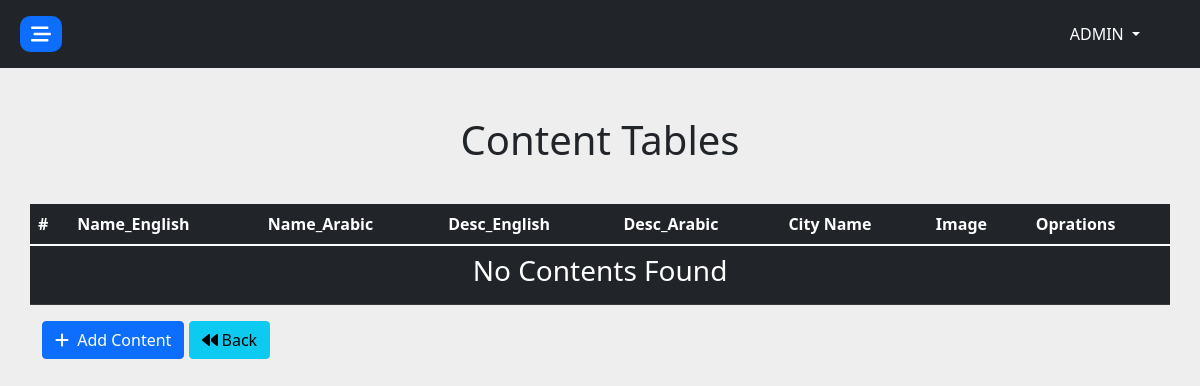
Page /admin/Home.php?page=content (signed in) on the earlier database version.
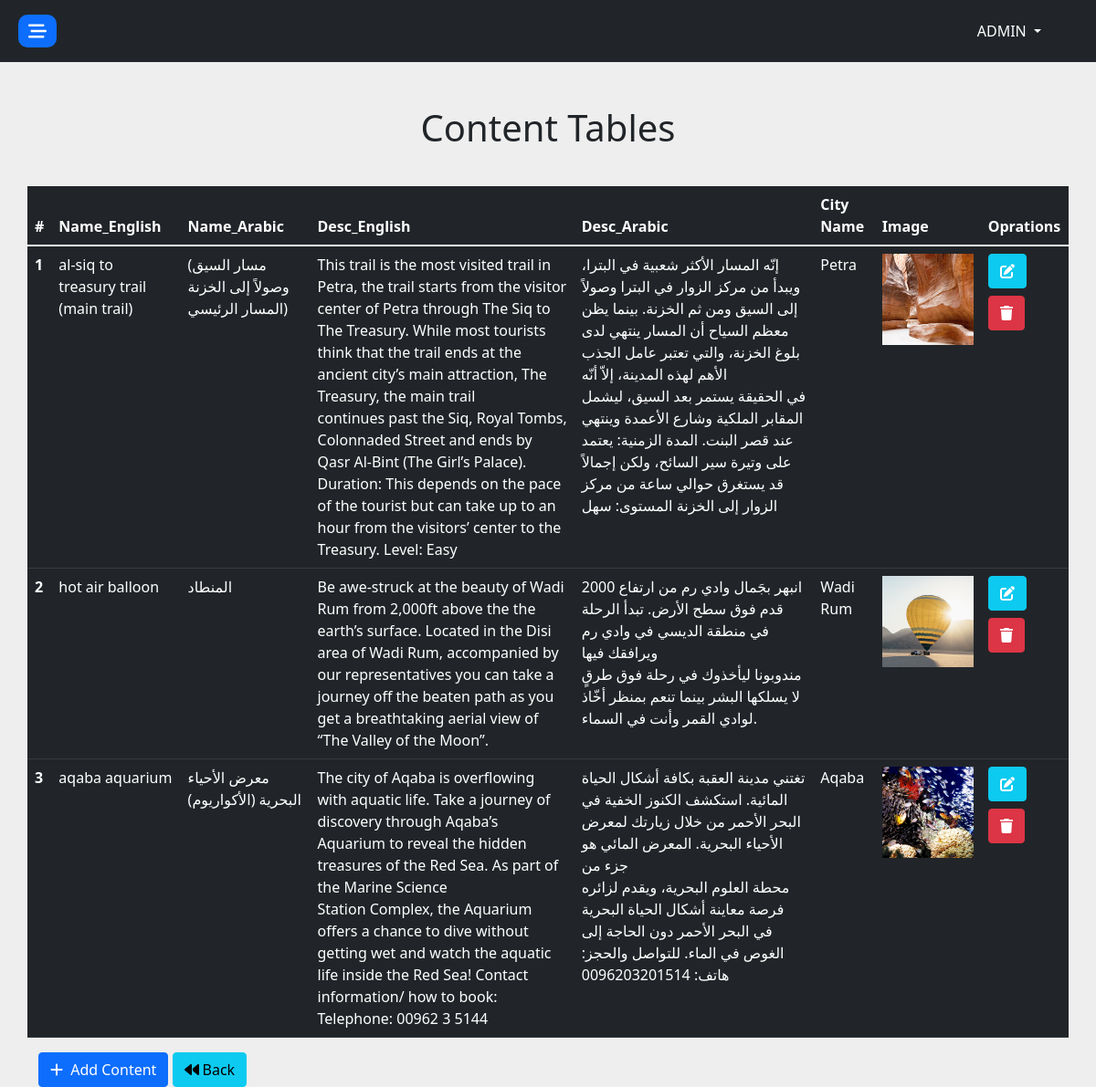
Same page on the later database version.
### tables this page shows
CREATE TABLE `content` (
  `id` int(11) NOT NULL,
  `name_en` varchar(255) NOT NULL,
  `name_ar` varchar(255) NOT NULL,
  `desc_en` text NOT NULL,
  `desc_ar` text NOT NULL,
  `image` varchar(255) NOT NULL,
  `city_id` int(10) UNSIGNED NOT NULL
);

CREATE TABLE `cities` (
  `id` int(11) NOT NULL,
  `name_en` varchar(255) NOT NULL,
  `name_ar` varchar(255) NOT NULL,
  `desc_en` text NOT NULL,
  `desc_ar` text NOT NULL,
  `image` varchar(255) NOT NULL,
  `cat_id` int(11) NOT NULL
);

### admin/Helpers/functions.php (called while the page is built, shortened)
<?php
function getCssJS($file,$ex){
    if($file == ""){
        header("location: Error.php");
    }else{
        return "Layout\\". $ex ."\\" .strtoLower($file).".$ex";
    }
}
?>

### admin/Template/includes/footer_includes.php (called while the page is built)
<?php
include_once ROOT_FILE . "/Template/structure/footer.php";
?>

### admin/pages/content/index.php (the view, shortened to what this page needs)
<?php
     $con = DataBaseQuery::conDataBase();
     $sql = "SELECT content.*, cities.name_en AS 'city_name' FROM `content` INNER JOIN `cities` ON content.city_id = cities.id";
     $stmt = $con->prepare($sql);
     $stmt->execute();
     $contents = $stmt->fetchAll();
?>
    <div class="row">
        <div class="col d-flex justify-content-center align-items-center">
            <h1>Content Tables</h1>
        </div>
    </div>
<div class="row py-3"></div>
    <div class="row overflow-auto">
        <table class="table table-borderd table-dark">
            <thead>
                <tr>
                    <th scope="col">#</th>
                    <th scope="col">Name_English</th>
                    <th scope="col">Name_Arabic</th>
                    <th scope="col">Desc_English</th>
                    <th scope="col">Desc_Arabic</th>
                    <th scope="col">City Name</th>
                    <th scope="col">Image</th>
                    <th scope="col">Oprations</th>
                </tr>
            </thead>
            <tbody>
                <?php if(!empty($contents)){ $i = 1; foreach($contents as $content){
                    echo "<tr>
                            <th scope='row'>".$i++."</th>
                            <td>".$content['name_en']."</td>
                            <td>".$content['name_ar']."</td>
                            <td>".wordwrap($content['desc_en'],strlen($content['desc_en'])/2,'<br>',true)."</td>
                            <td>".wordwrap($content['desc_ar'],strlen($content['desc_ar'])/2,'<br>',true)."</td>
                            <td>".$content['city_name']."</td>
                            <td><img style='width: 100px;height: 100px; object-fit:cover' src='Layout/images/upload/".$content['image']."'/></td>
                            <td class=''>
                                <a href='?page=content&edit=".$content['id']."' class='btn btn-info'><i class='fa-solid fa-edit text-white'></i></a>
                                <a href='?page=content&delete=".$content['id']."' class='btn btn-danger mt-2'><i class='fa-solid fa-trash text-white'></i></a>
                            </td>
                        </tr>";
                }}else{ echo "<tr> <td colspan='8' class='text-center'> <h3>No Contents Found</h3></td> </tr>";} ?>
            </tbody>
        </table>
    </div>
    <div class="btn-add">
        <a href="?page=content&add" class="btn btn-primary"><i class="fa fa-plus me-1" aria-hidden="true"></i> Add Content</a>
        <a href="/admin" class="btn btn-info"><i class="fa fa-backward me-1" aria-hidden="true"></i>Back</a>
    </div>

### admin/Template/structure/header.php (shortened to what this page needs)
<!DOCTYPE html>
<html lang="en">
<head>
    <link rel="stylesheet" href="https://cdn.jsdelivr.net/npm/bootstrap@5.1.3/dist/css/bootstrap.min.css">
    <link rel="stylesheet" href="<?php echo getCssJS($basename, 'css') ?>">
    <link rel="stylesheet" href="https://cdnjs.cloudflare.com/ajax/libs/font-awesome/6.1.1/css/all.min.css">
</head>
<body>

### admin/Template/includes/header_includes.php (shortened to what this page needs)
<?php
include_once "Helpers/functions.php";
include_once ROOT_FILE . "\Template\structure\header.php";
if(isset($navbar)){
include_once "navbar.php";
}

### admin/Template/includes/navbar.php (shortened to what this page needs)
<nav class="navbar navbar-expand bg-dark py-3 sticky-top">
  <div class="container-fluid">
    <div class="collapse navbar-collapse" id="navbarSupportedContent">
      <div class="bars fs-5 ms-2">
          <i class="fa-solid fa-bars-staggered"></i>
      </div>
      <div class="dropdown ms-auto mb-2  me-lg-5 me-3 mb-lg-0">
        <a  href="" class="dropdown-toggle" type="button" id="dropdownMenuButton1" data-bs-toggle="dropdown" aria-expanded="false">
          <?php echo strtoupper($_SESSION['admin_name']); ?>
        </a>
      </div>
    </div>
  </div>
</nav>

### admin/Home.php (shortened to what this page needs)
<?php
$basename = 'Home';
$navbar = '';
include_once "Template/includes/header_includes.php";
if(isset($_SESSION["admin_name"]) && isset($_SESSION["admin_id"])){
?>
<div class="container-lg  mt-5">
    <?php
        if(isset($_GET['page']) && $_GET['page'] == 'users'){
            if(isset($_GET['edit'])){
                include_once 'pages/users/edit.php';
            }elseif(isset($_GET['delete'])){
                include_once 'pages/users/delete.php';
            }elseif(isset($_GET['add'])){
                include_once 'pages/users/add.php';
            }else{
                include_once 'pages/users/index.php';
            }
        }elseif(isset($_GET['page']) && $_GET['page'] == 'content'){
            if(isset($_GET['edit'])){
                include_once 'pages/content/edit.php';
            }elseif(isset($_GET['delete'])){
                include_once 'pages/content/delete.php';
            }elseif(isset($_GET['add'])){
                include_once 'pages/content/add.php';
            }else{
                include_once 'pages/content/index.php';
            }
        }else{
            include_once 'pages/index.php';
        }
    ?>
</div>
<?php
}else{ header("location:login.php"); exit();}
include_once "Template/includes/footer_includes.php";
?>

### admin/Template/structure/footer.php (shortened to what this page needs)
</body>
</html>

### admin/Layout/css/Home.css (style rules this page uses)
:root { --main-color: #212529; --main-font: "Roboto", sans-serif; --sec-font: 'Noto Kufi Arabic', sans-serif; }
body { background-color:#eee; position: relative; transition: all 0.5s ease-in-out; }
html { font-size: 100%; overflow-x: hidden; }
a { text-decoration: none; }
.collapse { align-items: center; }
.bars { background-color: #0d6efd; color: #fff; padding-inline: 0.7rem; padding-block: 0.2rem; border-radius: 10px; cursor: pointer; transition: all 0.3s ease-in-out; }
.dropdown-toggle { color: #fff; transition: all 0.3s ease-in-out; }

Differences in the rows shown:
added content: name_en "al-siq to treasury trail (main trail)", name_ar "(مسار السيق وصولاً إلى الخزنة (المسار الرئيسي", desc_en "This trail is the most visited trail in Petra, the trail starts from the visitor center of Petra through The Siq to The Treasury. While most tourists think that the trail ends at the ancient city’s main attraction, The Treasury, the main trail continues past the Siq, Royal Tombs, Colonnaded Street and ends by Qasr Al-Bint (The Girl’s Palace). Duration: This depends on the pace of the tourist but can take up to an hour from the visitors’ center to the Treasury. Level: Easy", desc_ar "إنّه المسار الأكثر شعبية في البترا، ويبدأ من مركز الزوار في البترا وصولاً إلى السيق ومن ثم الخزنة. بينما يظن معظم السياح أن المسار ينتهي لدى بلوغ الخزنة، والتي تعتبر عامل الجذب الأهم لهذه المدينة، إلاّ أنّه في الحقيقة يستمر بعد السيق، ليشمل المقابر الملكية وشارع الأعمدة وينتهي عند قصر البنت. المدة الزمنية: يعتمد على وتيرة سير السائح، ولكن إجمالاً قد يستغرق حوالي ساعة من مركز الزوار إلى الخزنة المستوى: سهل", city.name_en "Petra", image (picture)
added content: name_en "hot air balloon", name_ar "المنطاد", desc_en "Be awe-struck at the beauty of Wadi Rum from 2,000ft above the the earth’s surface. Located in the Disi area of Wadi Rum, accompanied by our representatives you can take a journey off the beaten path as you get a breathtaking aerial view of “The Valley of the Moon”.", desc_ar "انبهر بجَمال وادي رم من ارتفاع 2000 قدم فوق سطح الأرض. تبدأ الرحلة في منطقة الديسي في وادي رم ويرافقك فيها مندوبونا ليأخذوك في رحلة فوق طرقٍ لا يسلكها البشر بينما تنعم بمنظر أخّاذ لوادي القمر وأنت في السماء.", city.name_en "Wadi Rum", image (picture)
added content: name_en "aqaba aquarium", name_ar "معرض الأحياء البحرية (الأكواريوم)", desc_en "The city of Aqaba is overflowing with aquatic life. Take a journey of discovery through Aqaba’s Aquarium to reveal the hidden treasures of the Red Sea. As part of the Marine Science Station Complex, the Aquarium offers a chance to dive without getting wet and watch the aquatic life inside the Red Sea! Contact information/ how to book: Telephone: 00962 3 5144", desc_ar "تغتني مدينة العقبة بكافة أشكال الحياة المائية. استكشف الكنوز الخفية في البحر الأحمر من خلال زيارتك لمعرض الأحياء البحرية. المعرض المائي هو جزء من محطة العلوم البحرية، ويقدم لزائره فرصة معاينة أشكال الحياة البحرية في البحر الأحمر دون الحاجة إلى الغوص في الماء. للتواصل والحجز: هاتف: 0096203201514", city.name_en "Aqaba", image (picture)
Other differences:
text no longer shown: "No Contents Found"
